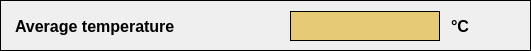
     <widget class="QWidget" name="widget_4" native="true">
      <property name="geometry">
       <rect>
        <x>700</x>
        <y>370</y>
        <width>531</width>
        <height>51</height>
       </rect>
      </property>
      <property name="styleSheet">
       <string notr="true">border: 1px solid black;</string>
      </property>
      <widget class="QWidget" name="widget_11" native="true">
       <property name="geometry">
        <rect>
         <x>10</x>
         <y>10</y>
         <width>511</width>
         <height>31</height>
        </rect>
       </property>
       <property name="styleSheet">
        <string notr="true">border-color: transparent;</string>
       </property>
       <widget class="QWidget" name="layoutWidget_4">
        <property name="geometry">
         <rect>
          <x>0</x>
          <y>0</y>
          <width>511</width>
          <height>32</height>
         </rect>
        </property>
        <layout class="QHBoxLayout" name="horizontalLayout_6">
         <item>
          <widget class="QLabel" name="label_4_table1_6">
           <property name="minimumSize">
            <size>
             <width>148</width>
             <height>0</height>
            </size>
           </property>
           <property name="font">
            <font>
             <pointsize>12</pointsize>
             <weight>75</weight>
             <bold>true</bold>
            </font>
           </property>
           <property name="styleSheet">
            <string notr="true">border-color: transparent;</string>
           </property>
           <property name="text">
            <string>Average temperature</string>
           </property>
           <property name="alignment">
            <set>Qt::AlignLeading|Qt::AlignLeft|Qt::AlignVCenter</set>
           </property>
          </widget>
         </item>
         <item>
          <spacer name="horizontalSpacer_34">
           <property name="orientation">
            <enum>Qt::Horizontal</enum>
           </property>
           <property name="sizeType">
            <enum>QSizePolicy::Fixed</enum>
           </property>
           <property name="sizeHint" stdset="0">
            <size>
             <width>40</width>
             <height>20</height>
            </size>
           </property>
          </spacer>
         </item>
         <item>
          <widget class="QLabel" name="label_cold_Average_temperature">
           <property name="minimumSize">
            <size>
             <width>150</width>
             <height>30</height>
            </size>
           </property>
           <property name="maximumSize">
            <size>
             <width>150</width>
             <height>30</height>
            </size>
           </property>
           <property name="font">
            <font>
             <pointsize>12</pointsize>
             <weight>75</weight>
             <bold>true</bold>
            </font>
           </property>
           <property name="styleSheet">
            <string notr="true">background-color: rgb(230, 202, 118);
border:1px solid black;</string>
           </property>
           <property name="text">
            <string/>
           </property>
          </widget>
         </item>
         <item>
          <widget class="QLabel" name="label_27">
           <property name="maximumSize">
            <size>
             <width>75</width>
             <height>16777215</height>
            </size>
           </property>
           <property name="font">
            <font>
             <pointsize>12</pointsize>
             <weight>75</weight>
             <bold>true</bold>
            </font>
           </property>
           <property name="styleSheet">
            <string notr="true">border-color: transparent;</string>
           </property>
           <property name="text">
            <string>°C</string>
           </property>
          </widget>
         </item>
        </layout>
       </widget>
      </widget>
     </widget>
